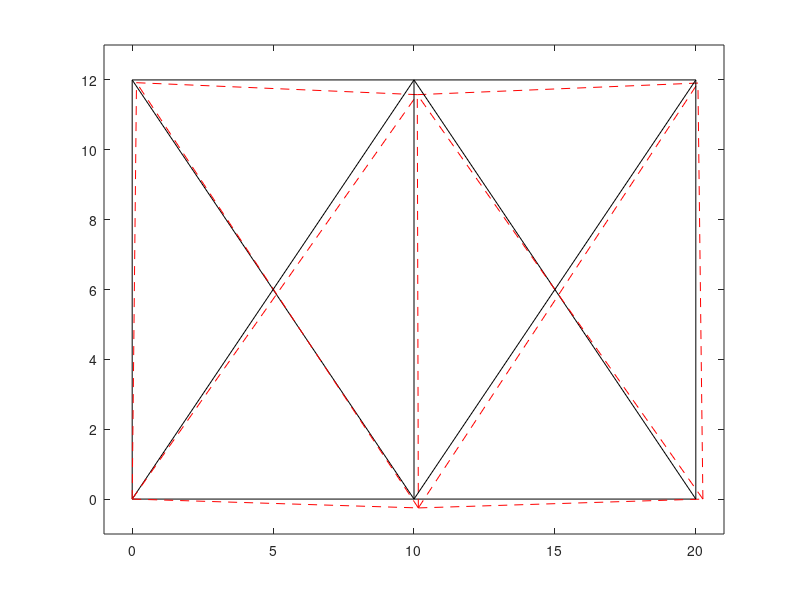

This chart was generated by the following MATLAB code:
  
%truss analysis
clearvars;clc;
%input
COORD =[0 0; 10 0; 20 0; 0 12; 10 12; 20 12]; %node coordinate. node 1 is in center point
CON = [1 2; 2 3; 4 5; 5 6; 1 4; 2 4; 1 5; 2 5; 3 5; 2 6; 3 6]; %element conncting node
EQ = [10 11; 1 2; 3 12; 4 5; 6 7; 8 9];%each node reaction force. Degree of freedom variable p1,p2---p12
NR = 3;%no of support reaction force
NE = size(CON,1);%no of elements
NN = size(COORD,1); %no of nodes
EA = [2 3 3 3 2 2 3 2 3 4 2]'*10^3; %E * A value are different for each elements
Pf = [0 0 0 0 0 0 -10 0 0]'; %external load from DOF p1 to p9. p10,p11,p12 are fixed point
Ur = [0 0 0]';% P10,P11, P12 are the support reaction

%calculation
%Structural information
NOS = NE+NR-2*NN;%no of static indetermanacy
NOK = 2*NN-NR;%no of kinematic indetermanacy

%length of the elements
L = zeros(NE,1);
for k =1:NE
    i= CON(k,1);%first starting point of local node
    j=CON(k,2);%ending point of local node
    dx=COORD(j,1)-COORD(i,1);
    dy=COORD(j,2)-COORD(i,2);
    L(k) =sqrt(dx^2+dy^2);
end

%degree of freedon variable(p1,p2,-----p12)-ID array
ID= zeros(NE,4);
for k = 1:NE
     i= CON(k,1);%first starting point of local node
     j=CON(k,2);%ending point of local node
     ID(k,1:2)=EQ(i,1:2);
     ID(k,3:4)=EQ(j,1:2);
     
end


%stiffness matrix
NDOF= 2*NN;
K=zeros (NDOF, NDOF);
for k =1:NE
    i=CON(k,1);%first starting point of local node
    j=CON(k,2);%ending point of local node
    dx=COORD(j,1) - COORD(i,1);
    dy=COORD(j,2) - COORD(i,2);
    a= [-dx/L(k) -dy/L(k) dx/L(k) dy/L(k)];%cos(theta)=dx/L(k)),sin(theta)=dy/L(k) 
    ES = a' .*EA(k)/L(k)*a;
    %assembly of global stiffness matrix
    for m = 1:4
        for n =1:4
            mi =ID(k,m);
            ni = ID(k,n);
            K(mi,ni)= K(mi,ni) + ES(m,n);
        end
    end
       
end
fprintf('Global stiffness matrix K')
K
Kff(1:NOK,1:NOK) =  K(1:NOK,1:NOK);
Kfr(1:NOK,1:NDOF-NOK) = K(1:NOK, NOK+1:NDOF);
Krf=Kfr';
Krr(1:NDOF-NOK,1:NDOF-NOK) =K(NOK+1:NDOF,NOK+1:NDOF);


%deformation 
Uf = Kff\Pf;%guess elemination
fprintf('Deflection in each element')
U =[Uf;Ur]%deflection
scale = 10;

%internal force
N = zeros(NE,1);
for  k =1:NE
     i=CON(k,1);%first starting point of local node
     j=CON(k,2);%ending point of local node
     dx=COORD(j,1) - COORD(i,1);
     dy=COORD(j,2) - COORD(i,2);
     a= [-dx/L(k) -dy/L(k) dx/L(k) dy/L(k)];%cos(theta)=dx/L(k)),sin(theta)=dy/L(k)
     u =zeros(4,1);
     for m=1:4
         u(m) = U(ID(k,m));
     end
     N(k) = EA(k)/L(k).*a*u;
end
%support reaction
R=Krf*Uf + Krr*Ur
%----------------------------------------------------------------------
%Plot structure
f1=figure();
NCOORD = zeros(size(COORD));%deformed co-ordinate generation through zero matrix
scale = 10;
for n =1:NN
    NCOORD(n,1) = COORD(n,1) +scale*U(EQ(n,1));
    NCOORD(n,2) = COORD(n,2) +scale*U(EQ(n,2));
end

for k =1:NE
     i=CON(k,1);%first starting point of local node
     j=CON(k,2);%ending point of local node
     x=[COORD(i,1) COORD(j,1)];
     y=[COORD(i,2) COORD(j,2)];
     xlim([-1 21]);
     ylim([-1 13]);
     plot(x,y,'k-');
     hold on
     ux=[NCOORD(i,1) NCOORD(j,1)];
     uy=[NCOORD(i,2) NCOORD(j,2)];
     xlim([-1 21]);
     ylim([-1 13]);
     plot(ux,uy,'r--');
     hold on
end




